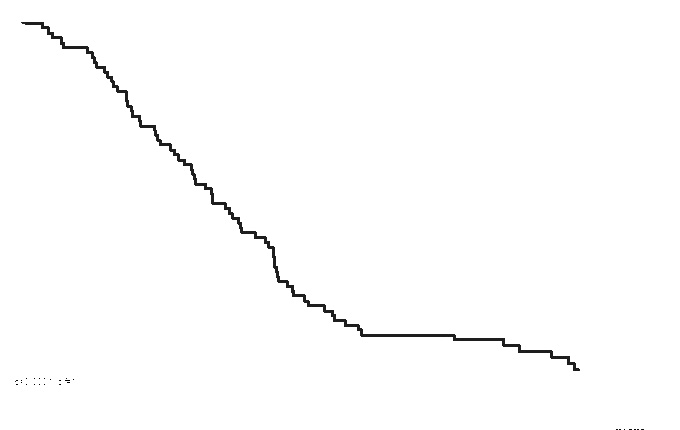
#> input picture imageset0/single_line.jpg, 680 x 430 px
$ python trial4.py
#> lines starting #> are read from the running program, lines starting #| are printed output that depends on the picture; after the words box and inside, x2 and y2 are one past the last pixel; in counts of white or black regions, pixels touching at a corner belong together
import cv2
import numpy as np
import matplotlib.pyplot as plt

img2 = cv2.imread('./imageset0/single_line.jpg')
#> img2 is the input picture: shape (430, 680, 3); min 0, max 255, mean 252.9
(thresh, img) = cv2.threshold(img2, 127, 255, cv2.THRESH_BINARY)
#> img: shape (430, 680, 3); 99.1% white; 27 black regions (26 under 20 px), largest, box (x1, y1, x2, y2) and area: (21, 22, 580, 371) 2640
edges = cv2.Canny(img,100,200)
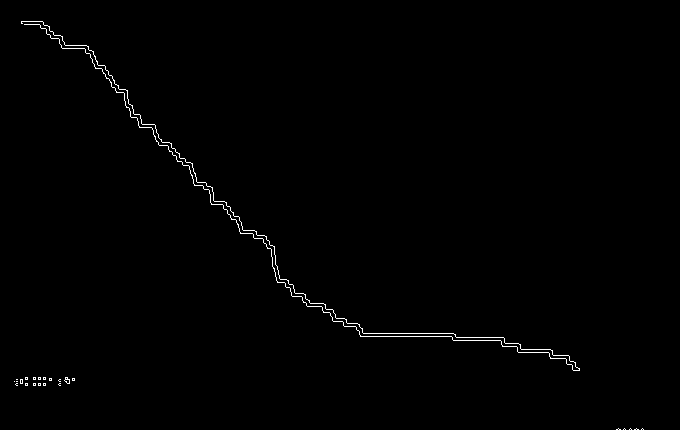
#> edges: shape (430, 680); 0.59% white in thin lines or dots, all inside (x1, y1, x2, y2) = (14, 21, 644, 430)
kernel = np.ones((5,5),np.float32)/25
dst = cv2.filter2D(img,-1,kernel)
(thresh, dst) = cv2.threshold(dst, 127, 255, cv2.THRESH_BINARY)
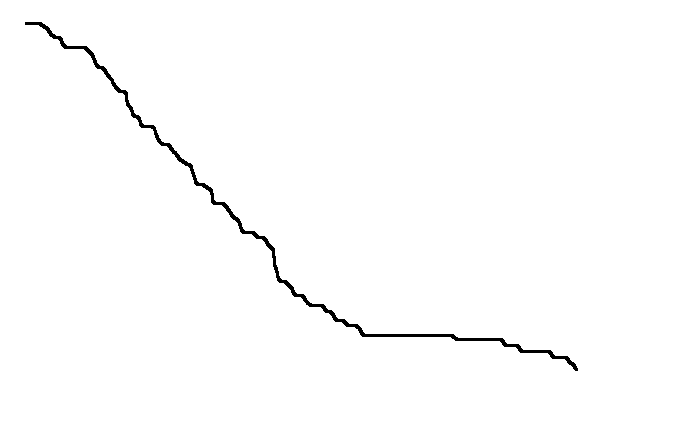
#> dst: shape (430, 680, 3); 99.1% white; 1 black region, box (x1, y1, x2, y2) and area: (25, 22, 578, 371) 2657
img = dst
first=None
last=None
for i in range(img.shape[0]):
    for j in range(img.shape[1]):
        if np.array_equal(img[i][j],[0,0,0]):
            if first == None or i+j<first[0]+first[1]:
                first=(i,j)
            if last == None or i+j>last[0]+last[1]:
                last=(i,j)
#> after the loop, first = (22, 25); last = (370, 577)
img2=img2[first[0]:last[0],first[1]:last[1]]
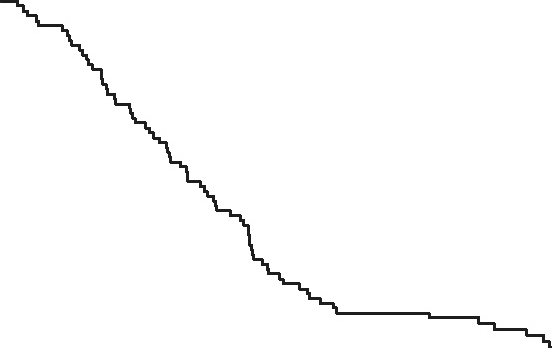
#> img2: shape (348, 552, 3); min 17, max 255, mean 251.9
(thresh, img) = cv2.threshold(img2, 127, 255, cv2.THRESH_BINARY)
#> img: shape (348, 552, 3); 98.6% white; 1 black region, box (x1, y1, x2, y2) and area: (0, 0, 552, 348) 2621
cv2.imwrite('./imageset0/onlyline.jpg',img)

$ run again, with imageset0/curve_a.jpg copied over imageset0/single_line.jpg
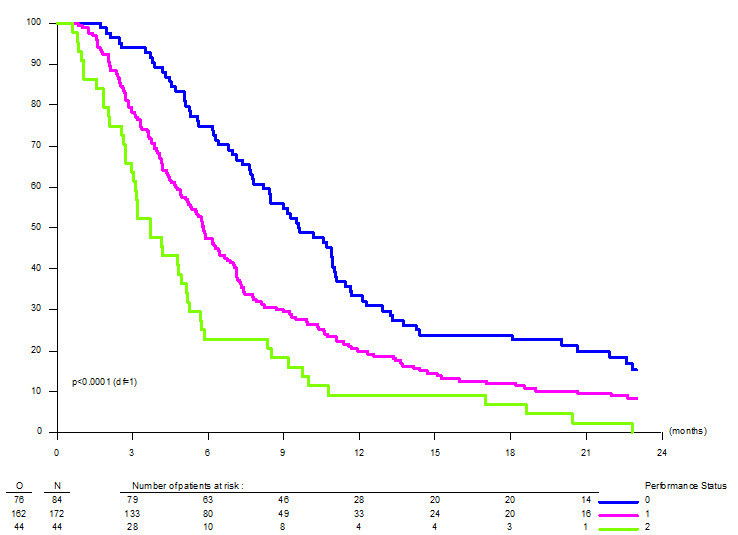
#> input picture imageset0/curve_a.jpg, 738 x 535 px
#> img2 is the input picture: shape (535, 738, 3); mean B, G, R 250.6, 249.1, 249.9
#> `edges = cv2.Canny(img,100,200)`:
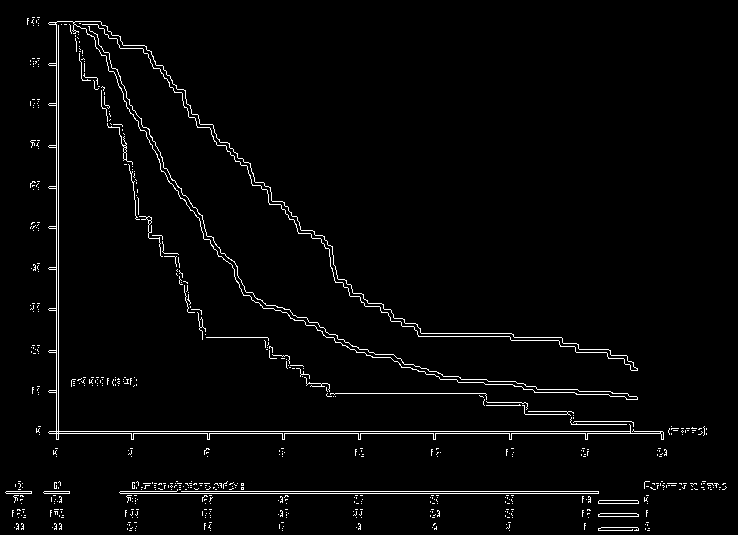
#> edges: shape (535, 738); 2.5% white in thin lines or dots
#> `(thresh, dst) = cv2.threshold(dst, 127, 255, cv2.THRESH_BINARY)`:
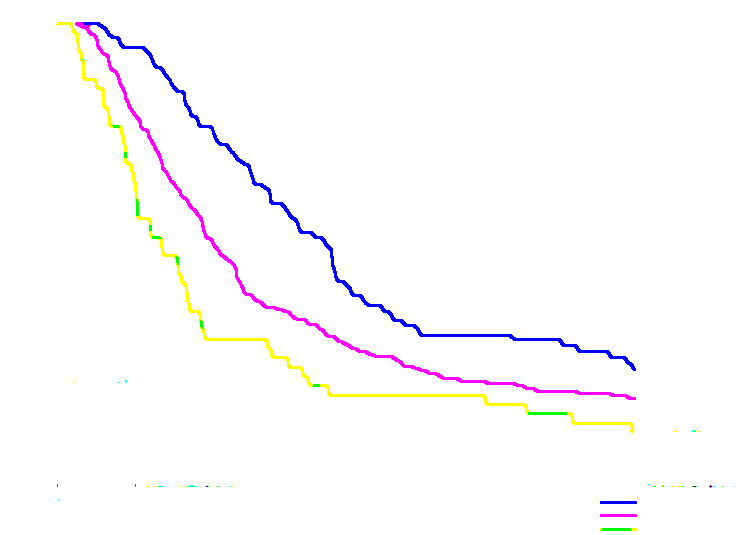
#> dst: shape (535, 738, 3); mean B, G, R 253, 251.4, 252.9
#> img2 = empty array
